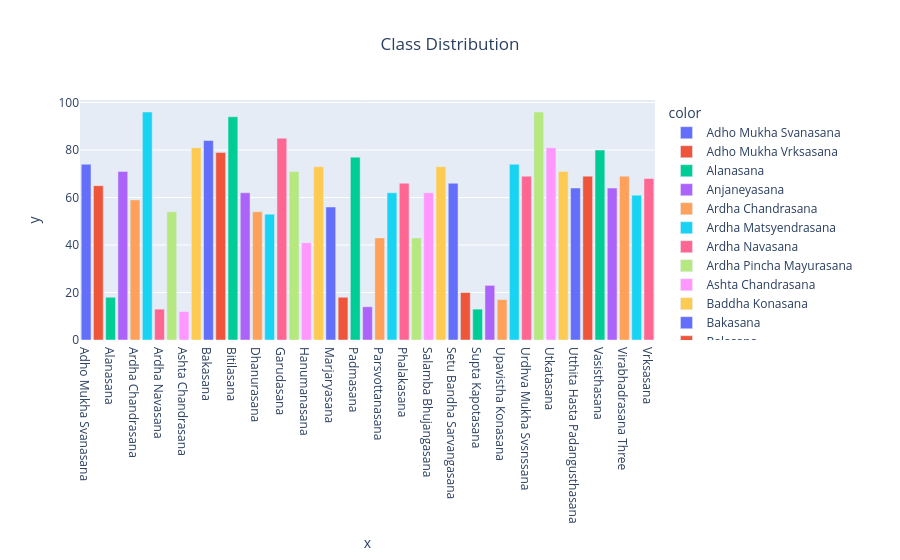

This figure's notebook cell:
### Code cell
#Bar Plot
fig = px.bar(x=class_names, y=class_dis, color=class_names, title="Class Distribution")
fig.update_layout({'title':{'x':0.5}})
fig.show()

### Figure 1 — Plotly figure (JSON) as saved in the notebook; plotly's stock layout.template omitted (floating-point values rounded to 4 significant figures)
{"data": [{"alignmentgroup": "True", "hovertemplate": "color=Adho Mukha Svanasana<br>x=%{x}<br>y=%{y}<extra></extra>", "legendgroup": "Adho Mukha Svanasana", "marker": {"color": "#636efa", "pattern": {"shape": ""}}, "name": "Adho Mukha Svanasana", "offsetgroup": "Adho Mukha Svanasana", "orientation": "v", "showlegend": true, "textposition": "auto", "type": "bar", "x": ["Adho Mukha Svanasana"], "xaxis": "x", "y": [74], "yaxis": "y"}, {"alignmentgroup": "True", "hovertemplate": "color=Adho Mukha Vrksasana<br>x=%{x}<br>y=%{y}<extra></extra>", "legendgroup": "Adho Mukha Vrksasana", "marker": {"color": "#EF553B", "pattern": {"shape": ""}}, "name": "Adho Mukha Vrksasana", "offsetgroup": "Adho Mukha Vrksasana", "orientation": "v", "showlegend": true, "textposition": "auto", "type": "bar", "x": ["Adho Mukha Vrksasana"], "xaxis": "x", "y": [65], "yaxis": "y"}, {"alignmentgroup": "True", "hovertemplate": "color=Alanasana<br>x=%{x}<br>y=%{y}<extra></extra>", "legendgroup": "Alanasana", "marker": {"color": "#00cc96", "pattern": {"shape": ""}}, "name": "Alanasana", "offsetgroup": "Alanasana", "orientation": "v", "showlegend": true, "textposition": "auto", "type": "bar", "x": ["Alanasana"], "xaxis": "x", "y": [18], "yaxis": "y"}, {"alignmentgroup": "True", "hovertemplate": "color=Anjaneyasana<br>x=%{x}<br>y=%{y}<extra></extra>", "legendgroup": "Anjaneyasana", "marker": {"color": "#ab63fa", "pattern": {"shape": ""}}, "name": "Anjaneyasana", "offsetgroup": "Anjaneyasana", "orientation": "v", "showlegend": true, "textposition": "auto", "type": "bar", "x": ["Anjaneyasana"], "xaxis": "x", "y": [71], "yaxis": "y"}, {"alignmentgroup": "True", "hovertemplate": "color=Ardha Chandrasana<br>x=%{x}<br>y=%{y}<extra></extra>", "legendgroup": "Ardha Chandrasana", "marker": {"color": "#FFA15A", "pattern": {"shape": ""}}, "name": "Ardha Chandrasana", "offsetgroup": "Ardha Chandrasana", "orientation": "v", "showlegend": true, "textposition": "auto", "type": "bar", "x": ["Ardha Chandrasana"], "xaxis": "x", "y": [59], "yaxis": "y"}, {"alignmentgroup": "True", "hovertemplate": "color=Ardha Matsyendrasana<br>x=%{x}<br>y=%{y}<extra></extra>", "legendgroup": "Ardha Matsyendrasana", "marker": {"color": "#19d3f3", "pattern": {"shape": ""}}, "name": "Ardha Matsyendrasana", "offsetgroup": "Ardha Matsyendrasana", "orientation": "v", "showlegend": true, "textposition": "auto", "type": "bar", "x": ["Ardha Matsyendrasana"], "xaxis": "x", "y": [96], "yaxis": "y"}, {"alignmentgroup": "True", "hovertemplate": "color=Ardha Navasana<br>x=%{x}<br>y=%{y}<extra></extra>", "legendgroup": "Ardha Navasana", "marker": {"color": "#FF6692", "pattern": {"shape": ""}}, "name": "Ardha Navasana", "offsetgroup": "Ardha Navasana", "orientation": "v", "showlegend": true, "textposition": "auto", "type": "bar", "x": ["Ardha Navasana"], "xaxis": "x", "y": [13], "yaxis": "y"}, {"alignmentgroup": "True", "hovertemplate": "color=Ardha Pincha Mayurasana<br>x=%{x}<br>y=%{y}<extra></extra>", "legendgroup": "Ardha Pincha Mayurasana", "marker": {"color": "#B6E880", "pattern": {"shape": ""}}, "name": "Ardha Pincha Mayurasana", "offsetgroup": "Ardha Pincha Mayurasana", "orientation": "v", "showlegend": true, "textposition": "auto", "type": "bar", "x": ["Ardha Pincha Mayurasana"], "xaxis": "x", "y": [54], "yaxis": "y"}, {"alignmentgroup": "True", "hovertemplate": "color=Ashta Chandrasana<br>x=%{x}<br>y=%{y}<extra></extra>", "legendgroup": "Ashta Chandrasana", "marker": {"color": "#FF97FF", "pattern": {"shape": ""}}, "name": "Ashta Chandrasana", "offsetgroup": "Ashta Chandrasana", "orientation": "v", "showlegend": true, "textposition": "auto", "type": "bar", "x": ["Ashta Chandrasana"], "xaxis": "x", "y": [12], "yaxis": "y"}, {"alignmentgroup": "True", "hovertemplate": "color=Baddha Konasana<br>x=%{x}<br>y=%{y}<extra></extra>", "legendgroup": "Baddha Konasana", "marker": {"color": "#FECB52", "pattern": {"shape": ""}}, "name": "Baddha Konasana", "offsetgroup": "Baddha Konasana", "orientation": "v", "showlegend": true, "textposition": "auto", "type": "bar", "x": ["Baddha Konasana"], "xaxis": "x", "y": [81], "yaxis": "y"}, {"alignmentgroup": "True", "hovertemplate": "color=Bakasana<br>x=%{x}<br>y=%{y}<extra></extra>", "legendgroup": "Bakasana", "marker": {"color": "#636efa", "pattern": {"shape": ""}}, "name": "Bakasana", "offsetgroup": "Bakasana", "orientation": "v", "showlegend": true, "textposition": "auto", "type": "bar", "x": ["Bakasana"], "xaxis": "x", "y": [84], "yaxis": "y"}, {"alignmentgroup": "True", "hovertemplate": "color=Balasana<br>x=%{x}<br>y=%{y}<extra></extra>", "legendgroup": "Balasana", "marker": {"color": "#EF553B", "pattern": {"shape": ""}}, "name": "Balasana", "offsetgroup": "Balasana", "orientation": "v", "showlegend": true, "textposition": "auto", "type": "bar", "x": ["Balasana"], "xaxis": "x", "y": [79], "yaxis": "y"}, {"alignmentgroup": "True", "hovertemplate": "color=Bitilasana<br>x=%{x}<br>y=%{y}<extra></extra>", "legendgroup": "Bitilasana", "marker": {"color": "#00cc96", "pattern": {"shape": ""}}, "name": "Bitilasana", "offsetgroup": "Bitilasana", "orientation": "v", "showlegend": true, "textposition": "auto", "type": "bar", "x": ["Bitilasana"], "xaxis": "x", "y": [94], "yaxis": "y"}, {"alignmentgroup": "True", "hovertemplate": "color=Camatkarasana<br>x=%{x}<br>y=%{y}<extra></extra>", "legendgroup": "Camatkarasana", "marker": {"color": "#ab63fa", "pattern": {"shape": ""}}, "name": "Camatkarasana", "offsetgroup": "Camatkarasana", "orientation": "v", "showlegend": true, "textposition": "auto", "type": "bar", "x": ["Camatkarasana"], "xaxis": "x", "y": [62], "yaxis": "y"}, {"alignmentgroup": "True", "hovertemplate": "color=Dhanurasana<br>x=%{x}<br>y=%{y}<extra></extra>", "legendgroup": "Dhanurasana", "marker": {"color": "#FFA15A", "pattern": {"shape": ""}}, "name": "Dhanurasana", "offsetgroup": "Dhanurasana", "orientation": "v", "showlegend": true, "textposition": "auto", "type": "bar", "x": ["Dhanurasana"], "xaxis": "x", "y": [54], "yaxis": "y"}, {"alignmentgroup": "True", "hovertemplate": "color=Eka Pada Rajakapotasana<br>x=%{x}<br>y=%{y}<extra></extra>", "legendgroup": "Eka Pada Rajakapotasana", "marker": {"color": "#19d3f3", "pattern": {"shape": ""}}, "name": "Eka Pada Rajakapotasana", "offsetgroup": "Eka Pada Rajakapotasana", "orientation": "v", "showlegend": true, "textposition": "auto", "type": "bar", "x": ["Eka Pada Rajakapotasana"], "xaxis": "x", "y": [53], "yaxis": "y"}, {"alignmentgroup": "True", "hovertemplate": "color=Garudasana<br>x=%{x}<br>y=%{y}<extra></extra>", "legendgroup": "Garudasana", "marker": {"color": "#FF6692", "pattern": {"shape": ""}}, "name": "Garudasana", "offsetgroup": "Garudasana", "orientation": "v", "showlegend": true, "textposition": "auto", "type": "bar", "x": ["Garudasana"], "xaxis": "x", "y": [85], "yaxis": "y"}, {"alignmentgroup": "True", "hovertemplate": "color=Halasana<br>x=%{x}<br>y=%{y}<extra></extra>", "legendgroup": "Halasana", "marker": {"color": "#B6E880", "pattern": {"shape": ""}}, "name": "Halasana", "offsetgroup": "Halasana", "orientation": "v", "showlegend": true, "textposition": "auto", "type": "bar", "x": ["Halasana"], "xaxis": "x", "y": [71], "yaxis": "y"}, {"alignmentgroup": "True", "hovertemplate": "color=Hanumanasana<br>x=%{x}<br>y=%{y}<extra></extra>", "legendgroup": "Hanumanasana", "marker": {"color": "#FF97FF", "pattern": {"shape": ""}}, "name": "Hanumanasana", "offsetgroup": "Hanumanasana", "orientation": "v", "showlegend": true, "textposition": "auto", "type": "bar", "x": ["Hanumanasana"], "xaxis": "x", "y": [41], "yaxis": "y"}, {"alignmentgroup": "True", "hovertemplate": "color=Malasana<br>x=%{x}<br>y=%{y}<extra></extra>", "legendgroup": "Malasana", "marker": {"color": "#FECB52", "pattern": {"shape": ""}}, "name": "Malasana", "offsetgroup": "Malasana", "orientation": "v", "showlegend": true, "textposition": "auto", "type": "bar", "x": ["Malasana"], "xaxis": "x", "y": [73], "yaxis": "y"}, {"alignmentgroup": "True", "hovertemplate": "color=Marjaryasana<br>x=%{x}<br>y=%{y}<extra></extra>", "legendgroup": "Marjaryasana", "marker": {"color": "#636efa", "pattern": {"shape": ""}}, "name": "Marjaryasana", "offsetgroup": "Marjaryasana", "orientation": "v", "showlegend": true, "textposition": "auto", "type": "bar", "x": ["Marjaryasana"], "xaxis": "x", "y": [56], "yaxis": "y"}, {"alignmentgroup": "True", "hovertemplate": "color=Navasana<br>x=%{x}<br>y=%{y}<extra></extra>", "legendgroup": "Navasana", "marker": {"color": "#EF553B", "pattern": {"shape": ""}}, "name": "Navasana", "offsetgroup": "Navasana", "orientation": "v", "showlegend": true, "textposition": "auto", "type": "bar", "x": ["Navasana"], "xaxis": "x", "y": [18], "yaxis": "y"}, {"alignmentgroup": "True", "hovertemplate": "color=Padmasana<br>x=%{x}<br>y=%{y}<extra></extra>", "legendgroup": "Padmasana", "marker": {"color": "#00cc96", "pattern": {"shape": ""}}, "name": "Padmasana", "offsetgroup": "Padmasana", "orientation": "v", "showlegend": true, "textposition": "auto", "type": "bar", "x": ["Padmasana"], "xaxis": "x", "y": [77], "yaxis": "y"}, {"alignmentgroup": "True", "hovertemplate": "color=Parsva Virabhadrasana<br>x=%{x}<br>y=%{y}<extra></extra>", "legendgroup": "Parsva Virabhadrasana", "marker": {"color": "#ab63fa", "pattern": {"shape": ""}}, "name": "Parsva Virabhadrasana", "offsetgroup": "Parsva Virabhadrasana", "orientation": "v", "showlegend": true, "textposition": "auto", "type": "bar", "x": ["Parsva Virabhadrasana"], "xaxis": "x", "y": [14], "yaxis": "y"}, {"alignmentgroup": "True", "hovertemplate": "color=Parsvottanasana<br>x=%{x}<br>y=%{y}<extra></extra>", "legendgroup": "Parsvottanasana", "marker": {"color": "#FFA15A", "pattern": {"shape": ""}}, "name": "Parsvottanasana", "offsetgroup": "Parsvottanasana", "orientation": "v", "showlegend": true, "textposition": "auto", "type": "bar", "x": ["Parsvottanasana"], "xaxis": "x", "y": [43], "yaxis": "y"}, {"alignmentgroup": "True", "hovertemplate": "color=Paschimottanasana<br>x=%{x}<br>y=%{y}<extra></extra>", "legendgroup": "Paschimottanasana", "marker": {"color": "#19d3f3", "pattern": {"shape": ""}}, "name": "Paschimottanasana", "offsetgroup": "Paschimottanasana", "orientation": "v", "showlegend": true, "textposition": "auto", "type": "bar", "x": ["Paschimottanasana"], "xaxis": "x", "y": [62], "yaxis": "y"}, {"alignmentgroup": "True", "hovertemplate": "color=Phalakasana<br>x=%{x}<br>y=%{y}<extra></extra>", "legendgroup": "Phalakasana", "marker": {"color": "#FF6692", "pattern": {"shape": ""}}, "name": "Phalakasana", "offsetgroup": "Phalakasana", "orientation": "v", "showlegend": true, "textposition": "auto", "type": "bar", "x": ["Phalakasana"], "xaxis": "x", "y": [66], "yaxis": "y"}, {"alignmentgroup": "True", "hovertemplate": "color=Pincha Mayurasana<br>x=%{x}<br>y=%{y}<extra></extra>", "legendgroup": "Pincha Mayurasana", "marker": {"color": "#B6E880", "pattern": {"shape": ""}}, "name": "Pincha Mayurasana", "offsetgroup": "Pincha Mayurasana", "orientation": "v", "showlegend": true, "textposition": "auto", "type": "bar", "x": ["Pincha Mayurasana"], "xaxis": "x", "y": [43], "yaxis": "y"}, {"alignmentgroup": "True", "hovertemplate": "color=Salamba Bhujangasana<br>x=%{x}<br>y=%{y}<extra></extra>", "legendgroup": "Salamba Bhujangasana", "marker": {"color": "#FF97FF", "pattern": {"shape": ""}}, "name": "Salamba Bhujangasana", "offsetgroup": "Salamba Bhujangasana", "orientation": "v", "showlegend": true, "textposition": "auto", "type": "bar", "x": ["Salamba Bhujangasana"], "xaxis": "x", "y": [62], "yaxis": "y"}, {"alignmentgroup": "True", "hovertemplate": "color=Salamba Sarvangasana<br>x=%{x}<br>y=%{y}<extra></extra>", "legendgroup": "Salamba Sarvangasana", "marker": {"color": "#FECB52", "pattern": {"shape": ""}}, "name": "Salamba Sarvangasana", "offsetgroup": "Salamba Sarvangasana", "orientation": "v", "showlegend": true, "textposition": "auto", "type": "bar", "x": ["Salamba Sarvangasana"], "xaxis": "x", "y": [73], "yaxis": "y"}, {"alignmentgroup": "True", "hovertemplate": "color=Setu Bandha Sarvangasana<br>x=%{x}<br>y=%{y}<extra></extra>", "legendgroup": "Setu Bandha Sarvangasana", "marker": {"color": "#636efa", "pattern": {"shape": ""}}, "name": "Setu Bandha Sarvangasana", "offsetgroup": "Setu Bandha Sarvangasana", "orientation": "v", "showlegend": true, "textposition": "auto", "type": "bar", "x": ["Setu Bandha Sarvangasana"], "xaxis": "x", "y": [66], "yaxis": "y"}, {"alignmentgroup": "True", "hovertemplate": "color=Sivasana<br>x=%{x}<br>y=%{y}<extra></extra>", "legendgroup": "Sivasana", "marker": {"color": "#EF553B", "pattern": {"shape": ""}}, "name": "Sivasana", "offsetgroup": "Sivasana", "orientation": "v", "showlegend": true, "textposition": "auto", "type": "bar", "x": ["Sivasana"], "xaxis": "x", "y": [20], "yaxis": "y"}, {"alignmentgroup": "True", "hovertemplate": "color=Supta Kapotasana<br>x=%{x}<br>y=%{y}<extra></extra>", "legendgroup": "Supta Kapotasana", "marker": {"color": "#00cc96", "pattern": {"shape": ""}}, "name": "Supta Kapotasana", "offsetgroup": "Supta Kapotasana", "orientation": "v", "showlegend": true, "textposition": "auto", "type": "bar", "x": ["Supta Kapotasana"], "xaxis": "x", "y": [13], "yaxis": "y"}, {"alignmentgroup": "True", "hovertemplate": "color=Trikonasana<br>x=%{x}<br>y=%{y}<extra></extra>", "legendgroup": "Trikonasana", "marker": {"color": "#ab63fa", "pattern": {"shape": ""}}, "name": "Trikonasana", "offsetgroup": "Trikonasana", "orientation": "v", "showlegend": true, "textposition": "auto", "type": "bar", "x": ["Trikonasana"], "xaxis": "x", "y": [23], "yaxis": "y"}, {"alignmentgroup": "True", "hovertemplate": "color=Upavistha Konasana<br>x=%{x}<br>y=%{y}<extra></extra>", "legendgroup": "Upavistha Konasana", "marker": {"color": "#FFA15A", "pattern": {"shape": ""}}, "name": "Upavistha Konasana", "offsetgroup": "Upavistha Konasana", "orientation": "v", "showlegend": true, "textposition": "auto", "type": "bar", "x": ["Upavistha Konasana"], "xaxis": "x", "y": [17], "yaxis": "y"}, {"alignmentgroup": "True", "hovertemplate": "color=Urdhva Dhanurasana<br>x=%{x}<br>y=%{y}<extra></extra>", "legendgroup": "Urdhva Dhanurasana", "marker": {"color": "#19d3f3", "pattern": {"shape": ""}}, "name": "Urdhva Dhanurasana", "offsetgroup": "Urdhva Dhanurasana", "orientation": "v", "showlegend": true, "textposition": "auto", "type": "bar", "x": ["Urdhva Dhanurasana"], "xaxis": "x", "y": [74], "yaxis": "y"}, {"alignmentgroup": "True", "hovertemplate": "color=Urdhva Mukha Svsnssana<br>x=%{x}<br>y=%{y}<extra></extra>", "legendgroup": "Urdhva Mukha Svsnssana", "marker": {"color": "#FF6692", "pattern": {"shape": ""}}, "name": "Urdhva Mukha Svsnssana", "offsetgroup": "Urdhva Mukha Svsnssana", "orientation": "v", "showlegend": true, "textposition": "auto", "type": "bar", "x": ["Urdhva Mukha Svsnssana"], "xaxis": "x", "y": [69], "yaxis": "y"}, {"alignmentgroup": "True", "hovertemplate": "color=Ustrasana<br>x=%{x}<br>y=%{y}<extra></extra>", "legendgroup": "Ustrasana", "marker": {"color": "#B6E880", "pattern": {"shape": ""}}, "name": "Ustrasana", "offsetgroup": "Ustrasana", "orientation": "v", "showlegend": true, "textposition": "auto", "type": "bar", "x": ["Ustrasana"], "xaxis": "x", "y": [96], "yaxis": "y"}, {"alignmentgroup": "True", "hovertemplate": "color=Utkatasana<br>x=%{x}<br>y=%{y}<extra></extra>", "legendgroup": "Utkatasana", "marker": {"color": "#FF97FF", "pattern": {"shape": ""}}, "name": "Utkatasana", "offsetgroup": "Utkatasana", "orientation": "v", "showlegend": true, "textposition": "auto", "type": "bar", "x": ["Utkatasana"], "xaxis": "x", "y": [81], "yaxis": "y"}, {"alignmentgroup": "True", "hovertemplate": "color=Uttanasana<br>x=%{x}<br>y=%{y}<extra></extra>", "legendgroup": "Uttanasana", "marker": {"color": "#FECB52", "pattern": {"shape": ""}}, "name": "Uttanasana", "offsetgroup": "Uttanasana", "orientation": "v", "showlegend": true, "textposition": "auto", "type": "bar", "x": ["Uttanasana"], "xaxis": "x", "y": [71], "yaxis": "y"}, {"alignmentgroup": "True", "hovertemplate": "color=Utthita Hasta Padangusthasana<br>x=%{x}<br>y=%{y}<extra></extra>", "legendgroup": "Utthita Hasta Padangusthasana", "marker": {"color": "#636efa", "pattern": {"shape": ""}}, "name": "Utthita Hasta Padangusthasana", "offsetgroup": "Utthita Hasta Padangusthasana", "orientation": "v", "showlegend": true, "textposition": "auto", "type": "bar", "x": ["Utthita Hasta Padangusthasana"], "xaxis": "x", "y": [64], "yaxis": "y"}, {"alignmentgroup": "True", "hovertemplate": "color=Utthita Parsvakonasana<br>x=%{x}<br>y=%{y}<extra></extra>", "legendgroup": "Utthita Parsvakonasana", "marker": {"color": "#EF553B", "pattern": {"shape": ""}}, "name": "Utthita Parsvakonasana", "offsetgroup": "Utthita Parsvakonasana", "orientation": "v", "showlegend": true, "textposition": "auto", "type": "bar", "x": ["Utthita Parsvakonasana"], "xaxis": "x", "y": [69], "yaxis": "y"}, {"alignmentgroup": "True", "hovertemplate": "color=Vasisthasana<br>x=%{x}<br>y=%{y}<extra></extra>", "legendgroup": "Vasisthasana", "marker": {"color": "#00cc96", "pattern": {"shape": ""}}, "name": "Vasisthasana", "offsetgroup": "Vasisthasana", "orientation": "v", "showlegend": true, "textposition": "auto", "type": "bar", "x": ["Vasisthasana"], "xaxis": "x", "y": [80], "yaxis": "y"}, {"alignmentgroup": "True", "hovertemplate": "color=Virabhadrasana One<br>x=%{x}<br>y=%{y}<extra></extra>", "legendgroup": "Virabhadrasana One", "marker": {"color": "#ab63fa", "pattern": {"shape": ""}}, "name": "Virabhadrasana One", "offsetgroup": "Virabhadrasana One", "orientation": "v", "showlegend": true, "textposition": "auto", "type": "bar", "x": ["Virabhadrasana One"], "xaxis": "x", "y": [64], "yaxis": "y"}, {"alignmentgroup": "True", "hovertemplate": "color=Virabhadrasana Three<br>x=%{x}<br>y=%{y}<extra></extra>", "legendgroup": "Virabhadrasana Three", "marker": {"color": "#FFA15A", "pattern": {"shape": ""}}, "name": "Virabhadrasana Three", "offsetgroup": "Virabhadrasana Three", "orientation": "v", "showlegend": true, "textposition": "auto", "type": "bar", "x": ["Virabhadrasana Three"], "xaxis": "x", "y": [69], "yaxis": "y"}, {"alignmentgroup": "True", "hovertemplate": "color=Virabhadrasana Two<br>x=%{x}<br>y=%{y}<extra></extra>", "legendgroup": "Virabhadrasana Two", "marker": {"color": "#19d3f3", "pattern": {"shape": ""}}, "name": "Virabhadrasana Two", "offsetgroup": "Virabhadrasana Two", "orientation": "v", "showlegend": true, "textposition": "auto", "type": "bar", "x": ["Virabhadrasana Two"], "xaxis": "x", "y": [61], "yaxis": "y"}, {"alignmentgroup": "True", "hovertemplate": "color=Vrksasana<br>x=%{x}<br>y=%{y}<extra></extra>", "legendgroup": "Vrksasana", "marker": {"color": "#FF6692", "pattern": {"shape": ""}}, "name": "Vrksasana", "offsetgroup": "Vrksasana", "orientation": "v", "showlegend": true, "textposition": "auto", "type": "bar", "x": ["Vrksasana"], "xaxis": "x", "y": [68], "yaxis": "y"}], "layout": {"barmode": "relative", "legend": {"title": {"text": "color"}, "tracegroupgap": 0}, "title": {"text": "Class Distribution", "x": 0.5}, "xaxis": {"anchor": "y", "domain": [0, 1], "title": {"text": "x"}}, "yaxis": {"anchor": "x", "domain": [0, 1], "title": {"text": "y"}}}}
